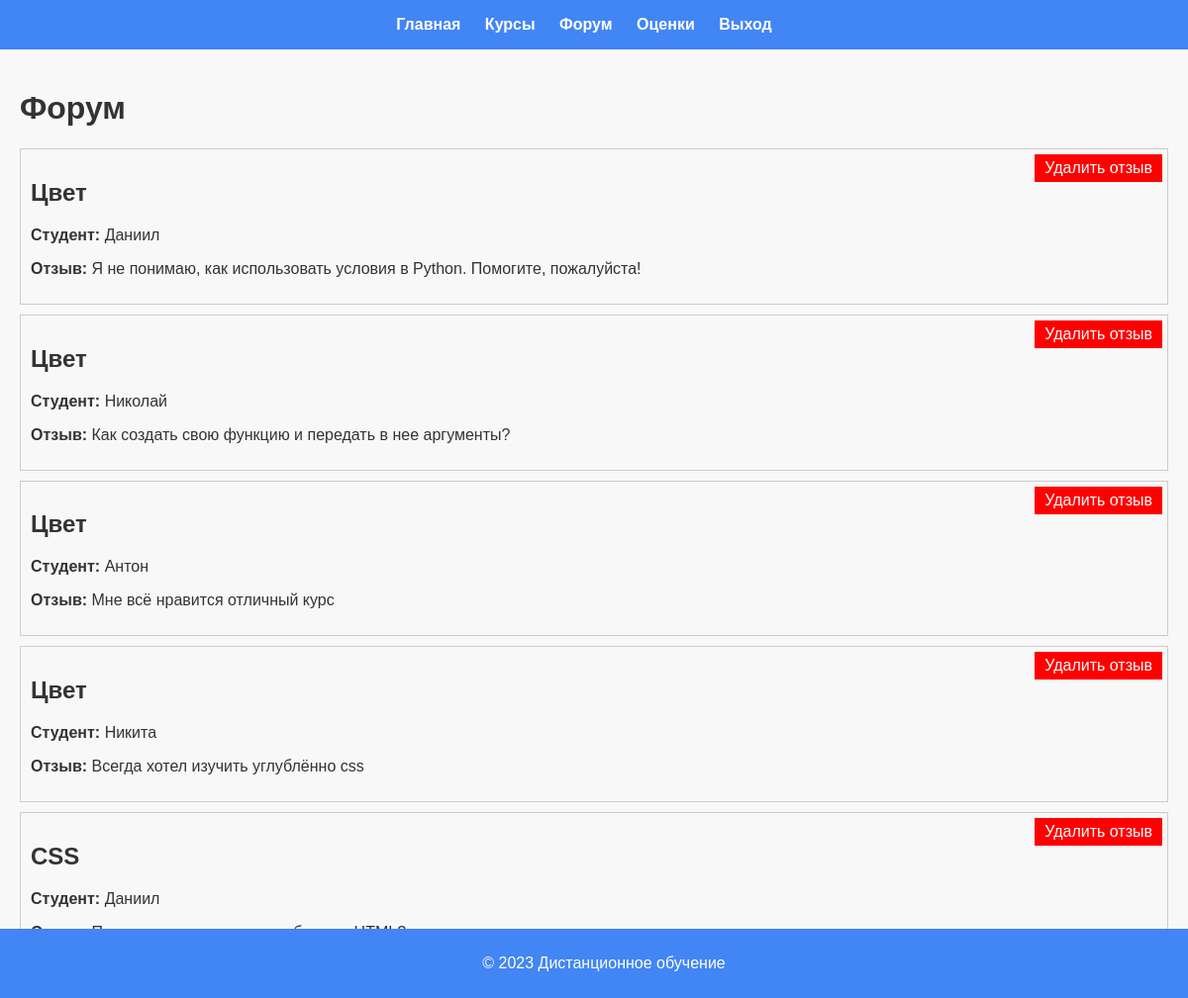
The app's page /anton/roles/teacher/forum.php with its own data.
### tables this page shows
CREATE TABLE `forum` (
  `id` int NOT NULL AUTO_INCREMENT,
  `lesson_id` int NOT NULL,
  `user_id` int NOT NULL,
  `comment` text,
  PRIMARY KEY (`id`),
  KEY `lesson_id` (`lesson_id`),
  KEY `user_id` (`user_id`),
  CONSTRAINT `forum_ibfk_1` FOREIGN KEY (`lesson_id`) REFERENCES `lessons` (`id`),
  CONSTRAINT `forum_ibfk_2` FOREIGN KEY (`user_id`) REFERENCES `users` (`id`)
);

CREATE TABLE `courses` (
  `id` int NOT NULL AUTO_INCREMENT,
  `name` varchar(255) NOT NULL,
  `description` text,
  PRIMARY KEY (`id`)
);

CREATE TABLE `users` (
  `id` int NOT NULL AUTO_INCREMENT,
  `username` varchar(255) NOT NULL,
  `email` varchar(255) NOT NULL,
  `password` varchar(255) NOT NULL,
  `role` enum('admin','teacher','student') NOT NULL,
  PRIMARY KEY (`id`)
);

### anton/roles/teacher/forum.php (the view, shortened to what this page needs)
<?php
include_once "../../includes/db.php";
$query = "SELECT forum.*, courses.name AS course_name, users.username AS user_name FROM forum
          INNER JOIN lessons ON forum.lesson_id = lessons.id
          INNER JOIN courses ON lessons.course_id = courses.id
          INNER JOIN users ON forum.user_id = users.id
          ORDER BY courses.id, forum.id";
$result = $conn->query($query);
$reviews = $result->fetch_all(MYSQLI_ASSOC);
?>
<!DOCTYPE html>
<html lang="en">
<head>
   <link rel="stylesheet" href="../../css/styles.css">
</head>
<body>
    <header>
        <nav>
            <ul>
                <li><a href="index.php">Главная</a></li>
                <li><a href="courses.php">Курсы</a></li>
                <li><a href="forum.php">Форум</a></li>
                <li><a href="grades.php">Оценки</a></li>
                <li><a href="../../logout.php">Выход</a></li>
            </ul>
        </nav>
    </header>
<main>
    <h1>Форум</h1>
    <?php foreach ($reviews as $review): ?>
        <div class="review-box">
            <h2><?php echo $review['course_name']; ?></h2>
            <p><strong>Студент:</strong> <?php echo $review['user_name']; ?></p>
            <p><strong>Отзыв:</strong> <?php echo $review['comment']; ?></p>
            <form method="post" action="forum.php">
                <button type="submit" name="delete_review" class="delete-button">Удалить отзыв</button>
            </form>
        </div>
    <?php endforeach; ?>
</main>
 <footer class="footer">
        <p>&copy; 2023 Дистанционное обучение</p>
    </footer>
</body>
</html>

### anton/css/styles.css (style rules this page uses)
body { font-family: 'Arial', sans-serif; background-color: #f8f8f8; color: #333; margin: 0; padding: 0; }
header { background-color: #4285f4; color: #fff; padding: 1em; text-align: center; }
nav ul { list-style: none; padding: 0; margin: 0; }
nav ul li { display: inline-block; margin-right: 20px; }
nav a { text-decoration: none; color: #fff; font-weight: bold; }
main { padding: 20px; }
button { background-color: #4285f4; color: #fff; padding: 10px 20px; border: none; cursor: pointer; font-size: 16px; }
.footer { background-color: #4285f4; color: #fff; text-align: center; padding: 10px; position: fixed; bottom: 0; width: 100%; }

### anton/roles/teacher/forum.php (style rules this page uses)
.review-box { border: 1px solid #ccc; margin-bottom: 10px; padding: 10px; position: relative; }
.delete-button { position: absolute; top: 5px; right: 5px; background-color: #ff0000; color: #fff; border: none; padding: 5px 10px; cursor: pointer; }

### records on screen
forum: courses.name "Цвет", user.username "Даниил", comment "Я не понимаю, как использовать условия в Python. Помогите, пожалуйста!"
forum: courses.name "Цвет", user.username "Николай", comment "Как создать свою функцию и передать в нее аргументы?"
forum: courses.name "Цвет", user.username "Антон", comment "Мне всё нравится отличный курс"
forum: courses.name "Цвет", user.username "Никита", comment "Всегда хотел изучить углублённо css"
forum: courses.name "CSS", user.username "Даниил"
